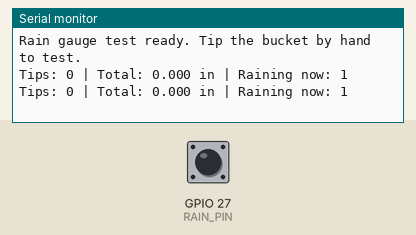
Simulated run of this sketch. Board: ESP32. On the bench: the last lines printed to the serial monitor. The inputs (shaded band) are chosen by the test bench; at power-on: GPIO 27 (RAIN_PIN) HIGH.

Above: at 1.2 s.
1.3 s: GPIO 27 (RAIN_PIN) pulled LOW for 0.15 s
At 2.5 s:
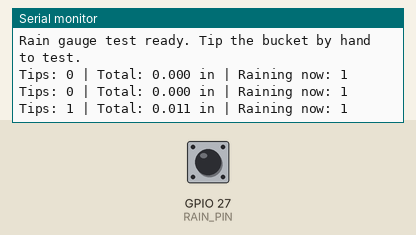
2.9 s: GPIO 27 (RAIN_PIN) pulled LOW for 1 s
At 3.8 s:
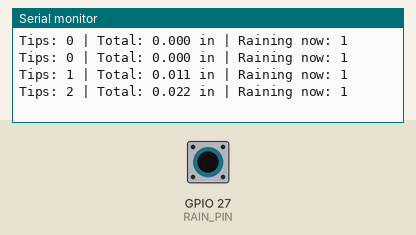
5.4 s: GPIO 27 (RAIN_PIN) pulled LOW for 0.15 s
At 6.8 s:
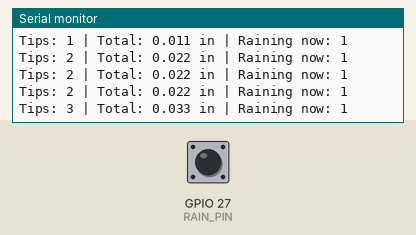
Timing chart, 0 to 8.4 s (numbered marks = the images above; inputs shaded):
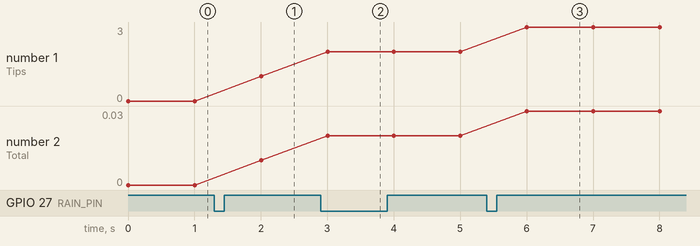

Measured:
- after the input at 1.3 s, the serial monitor: prints a new line after 0.70 s (image 1)
- after the input at 2.9 s, the serial monitor: prints a new line after 0.10 s (image 2)
- after the input at 5.4 s, the serial monitor: prints a new line after 0.60 s (image 3)
- plotted number 1: 1 → 2 after the input at 2.9 s, 2 → 3 after the input at 5.4 s
- plotted number 2: 0 → 0.01 after the input at 1.3 s, 0.01 → 0.02 after the input at 2.9 s, 0.02 → 0.03 after the input at 5.4 s

The sketch:

test_rain_gauge.ino
```cpp
// TEST FILE -- flash temporarily to the SHED ESP32 to verify the rain
// gauge wiring in isolation before trusting it in shed_controller.ino.
// Manually tip the bucket mechanism by hand while watching Serial Monitor.
// Each physical tip should increment "Tips" by exactly 1.

const int RAIN_PIN = 27;
const float RAIN_PER_TIP = 0.011;
const unsigned long DEBOUNCE_MS = 100;

volatile int tipCount = 0;
volatile unsigned long lastTipTime = 0;

void IRAM_ATTR onRainTip() {
  unsigned long now = millis();
  if (now - lastTipTime > DEBOUNCE_MS) {
    tipCount++;
    lastTipTime = now;
  }
}

void setup() {
  Serial.begin(115200);
  pinMode(RAIN_PIN, INPUT_PULLUP);
  attachInterrupt(digitalPinToInterrupt(RAIN_PIN), onRainTip, FALLING);
  Serial.println("Rain gauge test ready. Tip the bucket by hand to test.");
}

void loop() {
  noInterrupts();
  int count = tipCount;
  interrupts();

  float totalRain = count * RAIN_PER_TIP;
  bool rainingNow = (millis() - lastTipTime) < (5UL * 60UL * 1000UL);

  Serial.println("Tips: " + String(count) +
                  " | Total: " + String(totalRain, 3) + " in" +
                  " | Raining now: " + String(rainingNow));
  delay(1000);
}
```
